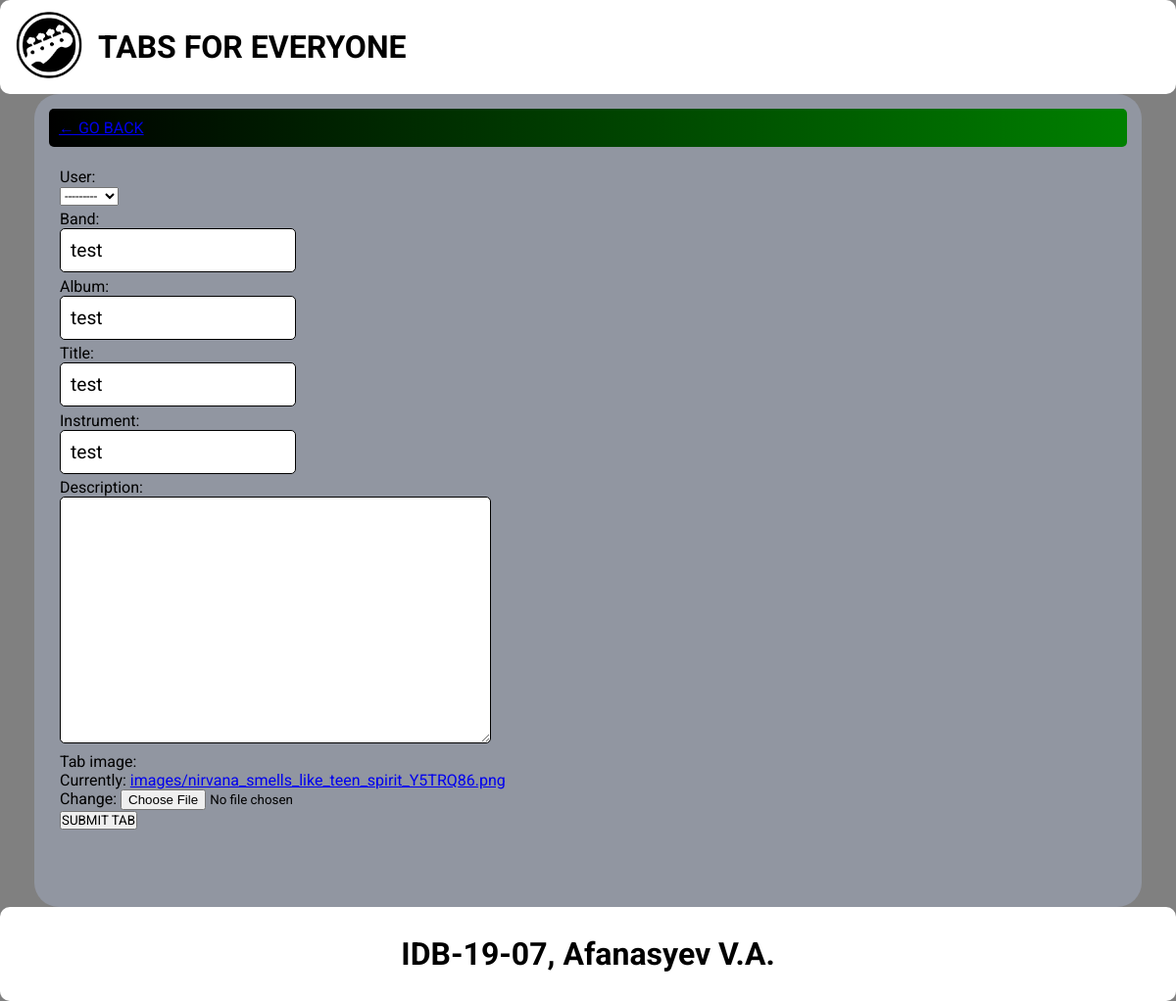
Page /tab_update/4 (signed in) on the earlier database version.
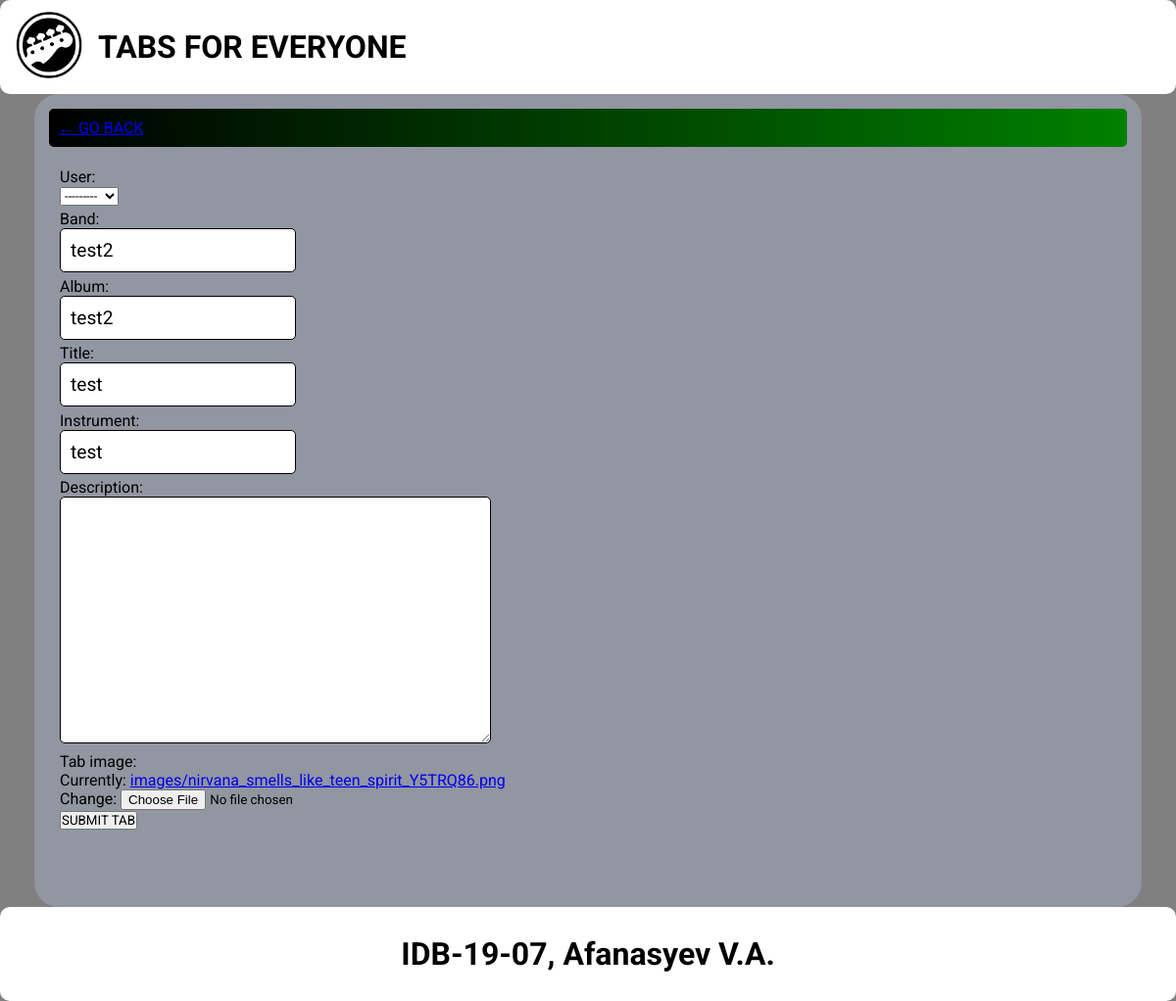
Same page on the later database version.
### tfe/models.py (models this page shows, shortened)
class Tab(models.Model):
    user = models.ForeignKey(User, on_delete=models.CASCADE, null=True, blank=True)
    time = models.DateTimeField(auto_now_add=True)
    band = models.CharField(max_length=100)
    album = models.CharField(max_length=100, null=True)
    title = models.CharField(max_length=100)
    instrument = models.CharField(max_length=100)
    description = models.TextField(null=True, blank=True)
    tab_image = models.ImageField(upload_to='images/')

### tfe/views.py (the view)
# urls.py: path('tab_update/<int:pk>', TabUpdate.as_view(), name='tab_update'),
class TabUpdate(LoginRequiredMixin, UpdateView):
    model = Tab
    fields = '__all__'
    success_url = reverse_lazy('tfe:tabs')

### tfe/templates/tfe/tab_form.html (shortened to what this page needs)
{% extends 'tfe/main.html' %}
{% block content %}
<div class="user-bar">
	<a href="{% url 'tfe:tabs' %}"><p>&#8592; GO BACK</p></a>
</div>
<div class="tab-form">
	<form method="POST" action="" enctype="multipart/form-data">
	    {{ form.as_p }}
    	<input class="submit-button" type="submit" value="SUBMIT TAB">
	</form>
</div>
{% endblock content %}

Differences in the rows shown:
changed Tab "test": band "test" → "test2"; album "test" → "test2"
